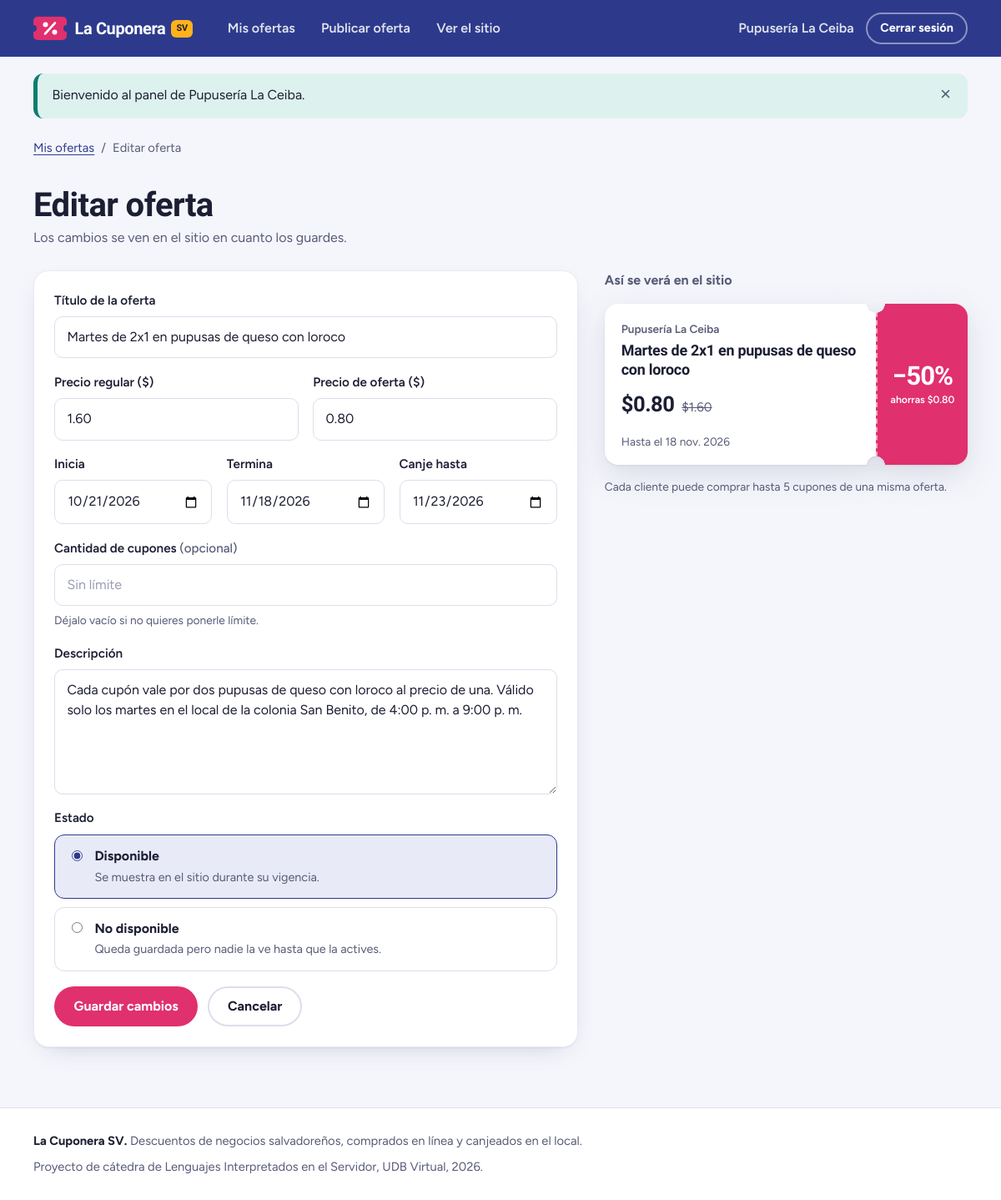
/empresa/ofertas/2/editar (signed in), run on the app's committed database.
### tables this page shows
CREATE TABLE empresas (
    id                  INT UNSIGNED NOT NULL AUTO_INCREMENT,
    nombre              VARCHAR(150) NOT NULL,
    nit                 CHAR(17)     NOT NULL COMMENT 'formato 0000-000000-000-0',
    direccion           VARCHAR(255) NOT NULL,
    telefono            CHAR(9)      NOT NULL COMMENT 'formato 0000-0000',
    correo              VARCHAR(120) NOT NULL,
    usuario             VARCHAR(30)  NOT NULL,
    contrasena          VARCHAR(255) NOT NULL,
    estado              ENUM('pendiente', 'aprobada', 'rechazada') NOT NULL DEFAULT 'pendiente',
    porcentaje_comision DECIMAL(5,2) NULL COMMENT 'se fija al aprobar la solicitud',
    motivo_rechazo      VARCHAR(255) NULL,
    revisado_por        INT UNSIGNED NULL,
    revisado_en         DATETIME     NULL,
    creado_en           DATETIME     NOT NULL DEFAULT CURRENT_TIMESTAMP,
    PRIMARY KEY (id),
    UNIQUE KEY uq_empresa_nit (nit),
    UNIQUE KEY uq_empresa_correo (correo),
    UNIQUE KEY uq_empresa_usuario (usuario),
    KEY idx_empresa_estado (estado),
    CONSTRAINT fk_empresa_revisor FOREIGN KEY (revisado_por)
        REFERENCES administradores (id) ON DELETE SET NULL,
    CONSTRAINT chk_empresa_comision CHECK (porcentaje_comision IS NULL OR (porcentaje_comision > 0 AND porcentaje_comision <= 100))
);

CREATE TABLE ofertas (
    id                 INT UNSIGNED  NOT NULL AUTO_INCREMENT,
    empresa_id         INT UNSIGNED  NOT NULL,
    titulo             VARCHAR(150)  NOT NULL,
    precio_regular     DECIMAL(10,2) NOT NULL,
    precio_oferta      DECIMAL(10,2) NOT NULL,
    fecha_inicio       DATE          NOT NULL,
    fecha_fin          DATE          NOT NULL,
    fecha_limite_canje DATE          NOT NULL,
    cantidad_cupones   INT UNSIGNED  NULL COMMENT 'NULL = sin límite',
    descripcion        TEXT          NOT NULL,
    estado             ENUM('disponible', 'no disponible') NOT NULL DEFAULT 'disponible',
    creado_en          DATETIME      NOT NULL DEFAULT CURRENT_TIMESTAMP,
    actualizado_en     DATETIME      NULL ON UPDATE CURRENT_TIMESTAMP,
    PRIMARY KEY (id),
    KEY idx_oferta_empresa (empresa_id),
    KEY idx_oferta_vigencia (estado, fecha_inicio, fecha_fin),
    CONSTRAINT fk_oferta_empresa FOREIGN KEY (empresa_id)
        REFERENCES empresas (id) ON DELETE CASCADE,
    CONSTRAINT chk_oferta_precios CHECK (precio_oferta > 0 AND precio_oferta < precio_regular),
    CONSTRAINT chk_oferta_fechas CHECK (fecha_fin >= fecha_inicio AND fecha_limite_canje >= fecha_fin)
);

### app/views/empresa/formulario.php (the view, shortened to what the rows shown need)
<?php
$editando = $oferta !== null;
$accion = $editando ? url('/empresa/ofertas/' . (int) $oferta['id']) : url('/empresa/ofertas');
$valor = function (string $campo, string $inicial = '') use ($editando, $oferta) {
    return anterior($campo, $editando ? ($oferta[$campo] ?? '') : $inicial);
};
$estadoElegido = $valor('estado', 'disponible');
?>
<div class="contenedor">
    <nav class="migas" aria-label="Ruta">
        <a href="<?= url('/empresa') ?>">Mis ofertas</a>
        <span aria-hidden="true">/</span>
        <span><?= $editando ? 'Editar oferta' : 'Nueva oferta' ?></span>
    </nav>
    <header class="encabezado-pagina">
        <div>
            <h1><?= $editando ? 'Editar oferta' : 'Publica una oferta' ?></h1>
            <p><?= $editando
                ? 'Los cambios se ven en el sitio en cuanto los guardes.'
                : 'Llena los datos y mira en la vista previa cómo la verán tus clientes.' ?></p>
        </div>
    </header>
    <div class="editor-oferta">
        <form method="post" action="<?= $accion ?>" class="tarjeta formulario" novalidate>
            <div class="campo<?= clase_error('titulo') ?>">
                <label for="titulo">Título de la oferta</label>
                <input type="text" id="titulo" name="titulo" value="<?= e($valor('titulo')) ?>" maxlength="150"
                       placeholder="Ej. Combo familiar: 12 pupusas y 4 refrescos" required<?= aria_error('titulo') ?>>
            </div>
            <div class="fila-campos">
                <div class="campo<?= clase_error('precio_regular') ?>">
                    <label for="precio_regular">Precio regular ($)</label>
                    <input type="number" id="precio_regular" name="precio_regular" value="<?= e($valor('precio_regular')) ?>"
                           min="0.01" step="0.01" inputmode="decimal" placeholder="18.00" required<?= aria_error('precio_regular') ?>>
                </div>
                <div class="campo<?= clase_error('precio_oferta') ?>">
                    <label for="precio_oferta">Precio de oferta ($)</label>
                    <input type="number" id="precio_oferta" name="precio_oferta" value="<?= e($valor('precio_oferta')) ?>"
                           min="0.01" step="0.01" inputmode="decimal" placeholder="12.50" required<?= aria_error('precio_oferta') ?>>
                </div>
            </div>
            <div class="fila-campos fila-campos--tres">
                <div class="campo<?= clase_error('fecha_inicio') ?>">
                    <label for="fecha_inicio">Inicia</label>
                    <input type="date" id="fecha_inicio" name="fecha_inicio" value="<?= e($valor('fecha_inicio', date('Y-m-d'))) ?>" required<?= aria_error('fecha_inicio') ?>>
                </div>
                <div class="campo<?= clase_error('fecha_fin') ?>">
                    <label for="fecha_fin">Termina</label>
                    <input type="date" id="fecha_fin" name="fecha_fin" value="<?= e($valor('fecha_fin', date('Y-m-d', strtotime('+30 days')))) ?>" required<?= aria_error('fecha_fin') ?>>
                </div>
                <div class="campo<?= clase_error('fecha_limite_canje') ?>">
                    <label for="fecha_limite_canje">Canje hasta</label>
                    <input type="date" id="fecha_limite_canje" name="fecha_limite_canje" value="<?= e($valor('fecha_limite_canje', date('Y-m-d', strtotime('+45 days')))) ?>" required<?= aria_error('fecha_limite_canje') ?>>
                </div>
            </div>
            <div class="campo<?= clase_error('cantidad_cupones') ?>">
                <label for="cantidad_cupones">Cantidad de cupones <span class="campo__opcional">(opcional)</span></label>
                <input type="number" id="cantidad_cupones" name="cantidad_cupones" value="<?= e($valor('cantidad_cupones')) ?>"
                       min="1" step="1" inputmode="numeric" placeholder="Sin límite"<?= aria_error('cantidad_cupones') ?>>
                <?php if (!error_de('cantidad_cupones')): ?>
                    <p class="campo__ayuda">Déjalo vacío si no quieres ponerle límite.</p>
                <?php endif; ?>
            </div>
            <div class="campo<?= clase_error('descripcion') ?>">
                <label for="descripcion">Descripción</label>
                <textarea id="descripcion" name="descripcion" rows="5" maxlength="2000"
                          placeholder="Qué incluye, horarios, si es para comer en el local o para llevar..."<?= aria_error('descripcion') ?>><?= e($valor('descripcion')) ?></textarea>
            </div>
            <fieldset class="opciones-radio">
                <legend>Estado</legend>
                <label class="opcion-radio">
                    <input type="radio" name="estado" value="disponible"<?= $estadoElegido === 'disponible' ? ' checked' : '' ?>>
                    <span><strong>Disponible</strong><span>Se muestra en el sitio durante su vigencia.</span></span>
                </label>
                <label class="opcion-radio">
                    <input type="radio" name="estado" value="no disponible"<?= $estadoElegido === 'no disponible' ? ' checked' : '' ?>>
                    <span><strong>No disponible</strong><span>Queda guardada pero nadie la ve hasta que la actives.</span></span>
                </label>
            </fieldset>
            <div class="grupo-botones">
                <button class="boton boton--primario" type="submit"><?= $editando ? 'Guardar cambios' : 'Publicar oferta' ?></button>
                <a class="boton boton--borde" href="<?= url('/empresa') ?>">Cancelar</a>
            </div>
        </form>
        <aside class="vista-previa" aria-label="Vista previa del cupón">
            <p class="vista-previa__titulo">Así se verá en el sitio</p>
            <article class="cupon cupon--pitahaya" data-previa>
                <div class="cupon__enlace">
                    <div class="cupon__cuerpo">
                        <p class="cupon__empresa"><?= e($empresa['nombre']) ?></p>
                        <h3 class="cupon__titulo" data-previa-titulo>El título de tu oferta</h3>
                        <p class="cupon__precios">
                            <span class="cupon__precio" data-previa-precio>$0.00</span>
                            <s class="cupon__antes" data-previa-antes>$0.00</s>
                        </p>
                        <p class="cupon__detalle" data-previa-fin>Hasta el ...</p>
                    </div>
                    <div class="cupon__talon">
                        <span class="cupon__porcentaje" data-previa-porcentaje>−0%</span>
                        <span class="cupon__ahorro" data-previa-ahorro>ahorras $0.00</span>
                    </div>
                </div>
            </article>
            <p class="campo__ayuda">Cada cliente puede comprar hasta <?= MAX_CUPONES_POR_OFERTA ?> cupones de una misma oferta.</p>
        </aside>
    </div>
</div>

### app/core/Router.php (shortened to what the rows shown need)
<?php
class Router
{
    private array $rutas = [];
    private function agregar(string $metodo, string $patron, string $accion): void
    {
        $expresion = '#^' . preg_replace('#\{[a-z_]+\}#', '(\d+)', $patron) . '$#';
        $this->rutas[] = ['metodo' => $metodo, 'expresion' => $expresion, 'accion' => $accion];
    }
    public function despachar(string $metodo, string $ruta): void
    {
        foreach ($this->rutas as $r) {
            if ($r['metodo'] === $metodo && preg_match($r['expresion'], $ruta, $partes)) {
                array_shift($partes);
                [$clase, $funcion] = explode('@', $r['accion']);
                (new $clase())->$funcion(...$partes);
                return;
            }
        }
    }
}

### app/views/partials/nav.php (shortened to what the rows shown need)
<?php
$cuentaNav = Auth::usuario();
$tipoNav = $cuentaNav['tipo'] ?? null;
$pendientesNav = 0;
?>
<header class="barra">
    <div class="barra__interior contenedor">
        <a class="marca" href="<?= url('/') ?>">
            <img class="marca__icono" src="<?= asset('img/logo.svg') ?>" alt="" width="40" height="28">
            <span>La Cuponera <span class="marca__pais">SV</span></span>
        </a>
        <nav class="menu" id="menu-principal" aria-label="Principal" data-menu>
            <ul class="menu__lista">
                <?php if ($tipoNav === 'administrador'): ?>
                    <li><a href="<?= url('/admin') ?>"<?= enlace_activo('/admin', true) ?>>Resumen</a></li>
                    <li>
                        <a href="<?= url('/admin/solicitudes') ?>"<?= enlace_activo('/admin/solicitudes') ?>>
                            Solicitudes
                            <?php if ($pendientesNav > 0): ?>
                                <span class="contador" aria-label="<?= $pendientesNav ?> pendientes"><?= $pendientesNav ?></span>
                            <?php endif; ?>
                        </a>
                    </li>
                    <li><a href="<?= url('/admin/reportes') ?>"<?= enlace_activo('/admin/reportes') ?>>Reportes</a></li>
                    <li><a href="<?= url('/admin/administradores') ?>"<?= enlace_activo('/admin/administradores') ?>>Administradores</a></li>
                <?php elseif ($tipoNav === 'empresa'): ?>
                    <li><a href="<?= url('/empresa') ?>"<?= enlace_activo('/empresa', true) ?>>Mis ofertas</a></li>
                    <li><a href="<?= url('/empresa/ofertas/nueva') ?>"<?= enlace_activo('/empresa/ofertas/nueva') ?>>Publicar oferta</a></li>
                    <li><a href="<?= url('/') ?>">Ver el sitio</a></li>
                <?php endif; ?>
            </ul>
            <div class="menu__cuenta">
                <?php if ($cuentaNav): ?>
                    <span class="menu__saludo">
                        <?= e($tipoNav === 'empresa' ? $cuentaNav['nombre'] : 'Hola, ' . primer_nombre($cuentaNav['nombre'])) ?>
                    </span>
                    <form method="post" action="<?= url('/salir') ?>">
                        <button class="boton boton--borde-claro boton--chico" type="submit">Cerrar sesión</button>
                    </form>
                <?php else: ?>
                    <a class="menu__enlace-cuenta" href="<?= url('/registro') ?>">Crear cuenta</a>
                    <a class="boton boton--mango boton--chico" href="<?= url('/login') ?>">Iniciar sesión</a>
                <?php endif; ?>
            </div>
        </nav>
    </div>
</header>

### data on the page
empresas: nombre "Pupusería La Ceiba"
ofertas: titulo "Martes de 2x1 en pupusas de queso con loroco", precio_regular "1.60", precio_oferta "0.80", fecha_inicio "10/21/2026", fecha_fin "11/18/2026", fecha_limite_canje "11/23/2026", descripcion "Cada cupón vale por dos pupusas de queso con loroco al precio de una. Válido solo los martes en el local de la colonia San Benito, de 4:00 p. m. a 9:00 p. m.", estado "☑ Disponible Se muestra en el si", estado "☐ No disponible Queda guardada p"

### other printed values
$mensaje['mensaje'] "Bienvenido al panel de Pupusería La Ceiba."
